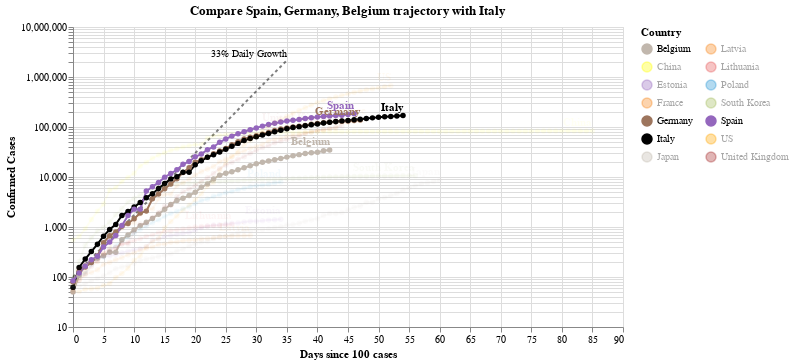

Write notebook code for a chart like this one.
### Code cell
#hide_input
chart2 = make_since_chart(['Spain', 'Germany', 'Belgium'])
chart2

### Figure 1 — Vega-Lite specification as saved in the notebook (floating-point values rounded to 4 significant figures; data arrays with more than 128 entries replaced by an {"elided": "..."} marker saying what was removed)
{"config": {"view": {"continuousWidth": 400, "continuousHeight": 300}}, "layer": [{"mark": {"type": "line", "color": "black", "opacity": 0.5, "strokeDash": [3, 3]}, "encoding": {"x": {"type": "quantitative", "field": "Days since 100 cases"}, "y": {"type": "quantitative", "field": "Confirmed Cases"}}}, {"mark": {"type": "text", "align": "right", "dy": -6, "fontSize": 10, "text": "33% Daily Growth"}, "encoding": {"x": {"type": "quantitative", "field": "Days since 100 cases"}, "y": {"type": "quantitative", "field": "Confirmed Cases"}}, "transform": [{"filter": "(datum['Days since 100 cases'] >= 35)"}]}, {"data": {"name": "data-85e415b6bcc398bff5412e569879ef34"}, "mark": {"type": "line", "point": true}, "encoding": {"color": {"type": "nominal", "field": "Country", "legend": {"columns": 2}, "scale": {"domain": ["Belgium", "China", "Estonia", "France", "Germany", "Italy", "Japan", "Latvia", "Lithuania", "Poland", "South Korea", "Spain", "US", "United Kingdom"], "range": ["#C1B7AD", "yellow", "#9467bd", "#F58518", "#9D755D", "black", "#C1B7AD", "#F58518", "#E45756", "#2495D3", "#A1BA59", "#9467bd", "orange", "brown"]}}, "opacity": {"condition": {"value": 1, "selection": "selector003"}, "value": 0.05}, "tooltip": [{"type": "nominal", "field": "Country"}, {"type": "temporal", "field": "Date"}, {"type": "quantitative", "field": "Confirmed Cases"}, {"type": "quantitative", "field": "Days since 100 cases"}], "x": {"type": "quantitative", "field": "Days since 100 cases"}, "y": {"type": "quantitative", "field": "Confirmed Cases", "scale": {"type": "log"}}}, "selection": {"selector003": {"type": "multi", "fields": ["Country"], "bind": "legend", "init": [{"Country": "Spain"}, {"Country": "Germany"}, {"Country": "Belgium"}, {"Country": "Italy"}]}}, "width": 550}, {"data": {"name": "data-85e415b6bcc398bff5412e569879ef34"}, "mark": {"type": "text", "align": "right", "dy": -8, "fontWeight": "bold"}, "encoding": {"color": {"type": "nominal", "field": "Country", "legend": {"columns": 2}, "scale": {"domain": ["Belgium", "China", "Estonia", "France", "Germany", "Italy", "Japan", "Latvia", "Lithuania", "Poland", "South Korea", "Spain", "US", "United Kingdom"], "range": ["#C1B7AD", "yellow", "#9467bd", "#F58518", "#9D755D", "black", "#C1B7AD", "#F58518", "#E45756", "#2495D3", "#A1BA59", "#9467bd", "orange", "brown"]}}, "opacity": {"condition": {"value": 1, "selection": "selector003"}, "value": 0.05}, "text": {"type": "nominal", "field": "Country"}, "tooltip": [{"type": "nominal", "field": "Country"}, {"type": "temporal", "field": "Date"}, {"type": "quantitative", "field": "Confirmed Cases"}, {"type": "quantitative", "field": "Days since 100 cases"}], "x": {"type": "quantitative", "field": "Days since 100 cases"}, "y": {"type": "quantitative", "field": "Confirmed Cases", "scale": {"type": "log"}}}, "transform": [{"filter": "(datum['Date'] >= 1586995200000)"}], "width": 550}], "data": {"name": "data-c1a3bbf4dd040f2e7e8e7a69520e3c2a"}, "title": "Compare Spain, Germany, Belgium trajectory with Italy", "$schema": "https://vega.github.io/schema/vega-lite/v4.0.2.json", "datasets": {"data-c1a3bbf4dd040f2e7e8e7a69520e3c2a": [{"Days since 100 cases": 0, "Confirmed Cases": 100.0}, {"Days since 100 cases": 1, "Confirmed Cases": 133.0}, {"Days since 100 cases": 2, "Confirmed Cases": 176.9}, {"Days since 100 cases": 3, "Confirmed Cases": 235.3}, {"Days since 100 cases": 4, "Confirmed Cases": 312.9}, {"Days since 100 cases": 5, "Confirmed Cases": 416.2}, {"Days since 100 cases": 6, "Confirmed Cases": 553.5}, {"Days since 100 cases": 7, "Confirmed Cases": 736.1}, {"Days since 100 cases": 8, "Confirmed Cases": 979.1}, {"Days since 100 cases": 9, "Confirmed Cases": 1302.0}, {"Days since 100 cases": 10, "Confirmed Cases": 1732.0}, {"Days since 100 cases": 11, "Confirmed Cases": 2303.0}, {"Days since 100 cases": 12, "Confirmed Cases": 3064.0}, {"Days since 100 cases": 13, "Confirmed Cases": 4074.0}, {"Days since 100 cases": 14, "Confirmed Cases": 5419.0}, {"Days since 100 cases": 15, "Confirmed Cases": 7207.0}, {"Days since 100 cases": 16, "Confirmed Cases": 9586.0}, {"Days since 100 cases": 17, "Confirmed Cases": 12750.0}, {"Days since 100 cases": 18, "Confirmed Cases": 16960.0}, {"Days since 100 cases": 19, "Confirmed Cases": 22550.0}, {"Days since 100 cases": 20, "Confirmed Cases": 29990.0}, {"Days since 100 cases": 21, "Confirmed Cases": 39890.0}, {"Days since 100 cases": 22, "Confirmed Cases": 53060.0}, {"Days since 100 cases": 23, "Confirmed Cases": 70560.0}, {"Days since 100 cases": 24, "Confirmed Cases": 93850.0}, {"Days since 100 cases": 25, "Confirmed Cases": 124800.0}, {"Days since 100 cases": 26, "Confirmed Cases": 166000.0}, {"Days since 100 cases": 27, "Confirmed Cases": 220800.0}, {"Days since 100 cases": 28, "Confirmed Cases": 293700.0}, {"Days since 100 cases": 29, "Confirmed Cases": 390600.0}, {"Days since 100 cases": 30, "Confirmed Cases": 519500.0}, {"Days since 100 cases": 31, "Confirmed Cases": 690900.0}, {"Days since 100 cases": 32, "Confirmed Cases": 918900.0}, {"Days since 100 cases": 33, "Confirmed Cases": 1222000.0}, {"Days since 100 cases": 34, "Confirmed Cases": 1625000.0}, {"Days since 100 cases": 35, "Confirmed Cases": 2162000.0}], "data-85e415b6bcc398bff5412e569879ef34": {"elided": "671 records"}}}
